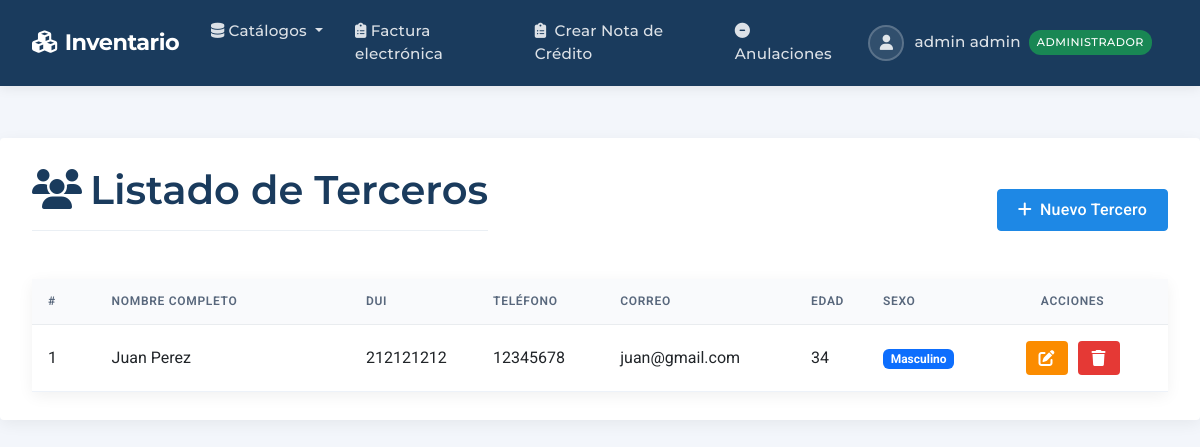
The app's page /terceros/ (signed in) with its own data.
### productos/models.py (models this page shows, shortened)
class Usuario(AbstractUser):
    rol = models.ForeignKey(
        Rol, on_delete=models.SET_NULL,
        null=True, verbose_name='Rol',
        default=get_default_rol
    )
    dui = models.CharField('DUI', max_length=9, unique=True)
    SEXO_CHOICES = [('M','Masculino'), ('F','Femenino')]
    sexo = models.CharField('Sexo', max_length=1, choices=SEXO_CHOICES)
    edad = models.PositiveIntegerField('Edad', null=True, blank=True)
    telefono = models.CharField('Teléfono', max_length=20, blank=True)
    activo = models.BooleanField('Usuario Activo', default=False,
                               help_text='Solo usuarios activos pueden acceder al sistema')
    sucursal = models.ForeignKey(
        'dte.Sucursal',
        on_delete=models.SET_NULL,
        null=True, blank=True,
        verbose_name='Sucursal Asignada',
        help_text='Sucursal a la que pertenece el usuario'
    )
    REQUIRED_FIELDS = ['email', 'first_name', 'last_name', 'dui']
    def puede_acceder(self):
        return (
            self.is_authenticated and
            self.is_active and
            self.activo and
            self.rol and
            self.rol.nombre == 'administrador'
        )

class Rol(models.Model):
    nombre = models.CharField('Nombre del rol', max_length=50)

class Tercero(models.Model):
    nombres   = models.CharField('Nombres', max_length=100)
    apellidos = models.CharField('Apellidos', max_length=100)
    telefono  = models.CharField('Teléfono', max_length=20)
    correo    = models.EmailField('Correo')
    dui       = models.CharField('DUI', max_length=9, unique=True)
    edad      = models.PositiveIntegerField('Edad')
    SEXO_CHOICES = [('M','Masculino'),('F','Femenino')]
    sexo      = models.CharField('Sexo', max_length=1, choices=SEXO_CHOICES)
    direccion = models.TextField('Dirección')

### productos/views.py (the view)
# urls.py: path('terceros/',                TerceroListView.as_view(),   name='tercero_list'),
class TerceroListView(LoginRequiredMixin, AdminRequiredMixin, ListView):
    model = Tercero
    template_name = 'productos/catalogos/tercero/list.html'

### productos/views.py (called while the page is built)
    def test_func(self):
        return (
            self.request.user.is_authenticated and
            self.request.user.puede_acceder()
        )

### productos/templates/productos/catalogos/tercero/list.html (shortened to what this page needs)
{% extends 'productos/base.html' %}
{% block content %}
<div class="d-flex justify-content-between align-items-center mb-4">
    <h1 class="page-title">
        <i class="fas fa-users me-2"></i>Listado de Terceros
    </h1>
    <a href="{% url 'tercero_create' %}" class="btn btn-primary">
        <i class="fas fa-plus me-2"></i>Nuevo Tercero
    </a>
</div>
{% if object_list %}
<div class="card">
    <div class="card-body p-0">
        <div class="table-responsive">
            <table class="table table-hover mb-0">
                <thead>
                    <tr>
                        <th width="5%">#</th>
                        <th width="20%">Nombre Completo</th>
                        <th width="10%">DUI</th>
                        <th width="10%">Teléfono</th>
                        <th width="15%">Correo</th>
                        <th width="5%">Edad</th>
                        <th width="5%">Sexo</th>
                        <th width="15%" class="text-center">Acciones</th>
                    </tr>
                </thead>
                <tbody>
                    {% for tercero in object_list %}
                    <tr>
                        <td>{{ forloop.counter }}</td>
                        <td>{{ tercero.nombres }} {{ tercero.apellidos }}</td>
                        <td>{{ tercero.dui }}</td>
                        <td>{{ tercero.telefono }}</td>
                        <td>{{ tercero.correo }}</td>
                        <td>{{ tercero.edad }}</td>
                        <td>
                            {% if tercero.sexo == 'M' %}
                            <span class="badge bg-primary">Masculino</span>
                            {% else %}
                            <span class="badge bg-info">Femenino</span>
                            {% endif %}
                        </td>
                        <td class="text-center">
                            <a href="{% url 'tercero_update' tercero.id %}" class="btn btn-icon btn-edit">
                                <i class="fas fa-edit"></i>
                            </a>
                            <a href="{% url 'tercero_delete' tercero.id %}" class="btn btn-icon btn-delete">
                                <i class="fas fa-trash"></i>
                            </a>
                        </td>
                    </tr>
                    {% endfor %}
                </tbody>
            </table>
        </div>
    </div>
</div>
{% else %}
<div class="alert alert-info">
    <i class="fas fa-info-circle me-2"></i>No hay terceros registrados.
    <a href="{% url 'tercero_create' %}" class="alert-link">Agregar uno nuevo</a>.
</div>
{% endif %}
{% endblock %}

### productos/templates/productos/base.html (shortened to what this page needs)
<!DOCTYPE html>
<html lang="es" class="h-100">
<head>
    <link rel="stylesheet" href="https://cdn.datatables.net/2.3.2/css/dataTables.bootstrap5.css">
    <link href="https://cdn.jsdelivr.net/npm/bootstrap@5.3.0/dist/css/bootstrap.min.css" rel="stylesheet">
    <link rel="stylesheet" href="https://cdnjs.cloudflare.com/ajax/libs/font-awesome/6.4.0/css/all.min.css">
    <link rel="stylesheet" href="https://cdnjs.cloudflare.com/ajax/libs/tom-select/2.4.3/css/tom-select.bootstrap5.min.css" />
</head>
<body class="d-flex flex-column min-vh-100">
    <nav class="navbar navbar-expand-lg navbar-dark">
        <div class="container-fluid">
            <a class="navbar-brand" href="{% url 'home' %}">
                <i class="fas fa-cubes me-2"></i>Inventario
            </a>
            <div class="collapse navbar-collapse" id="navbarMain">
                <ul class="navbar-nav me-auto">
                    {% if user.is_authenticated %}
                    <li class="nav-item dropdown">
                        <a class="nav-link dropdown-toggle" href="#" data-bs-toggle="dropdown">
                            <i class="fas fa-database me-1"></i>Catálogos
                        </a>
                    </li>
                    <li class="nav-item">
                        <a class="nav-link" href="{% url 'dte:factura_list' %}">
                            <i class="fas fa-clipboard-list me-1"></i>Factura electrónica
                        </a>
                    </li>
                    <li class="nav-item">
                        <a class="nav-link" href="{% url 'dte:crear_nota_credito' %}">
                            <i class="fas fa-clipboard-list me-1"></i> Crear Nota de Crédito
                        </a>
                    </li>
                    <li class="nav-item">
                        <a class="nav-link" href="{% url 'dte:anulacion_list' %}">
                            <i class="fas fa-minus-circle"></i> Anulaciones
                        </a>
                    </li>
                    {% endif %}
                </ul>
                <ul class="navbar-nav">
                    {% if user.is_authenticated %}
                    <li class="nav-item dropdown">
                        <a class="nav-link dropdown-toggle user-dropdown" href="#" data-bs-toggle="dropdown">
                            <span class="user-avatar">
                                <i class="fas fa-user"></i>
                            </span>
                            {{ user.first_name }} {{ user.last_name }}
                            {% if user.rol %}
                                {% if user.puede_acceder %}
                                    <span class="badge-role bg-success">{{ user.rol.nombre }}</span>
                                {% else %}
                                    <span class="badge-role bg-warning">{{ user.rol.nombre }} (Sin acceso)</span>
                                {% endif %}
                            {% else %}
                                <span class="badge-role bg-danger">Sin rol</span>
                            {% endif %}
                        </a>
                    </li>
                    {% endif %}
                </ul>
            </div>
        </div>
    </nav>
    <div class="main-content">
        <div class="container">
            {% block content %}{% endblock %}
        </div>
    </div>
</body>
</html>

### productos/templates/productos/base.html (style rules this page uses)
:root { --primary-color: #1a3b5d; --primary-hover: #0e2945; --secondary-color: #1e88e5; --accent-color: #e53935; --success-color: #2e7d32; --light-bg: #f7f9fc; --dark-text: #2c3e50; --medium-text: #58677c; --light-text: #b0bec5; --header-shadow: 0 2px 12px rgba(0, 0, 0, 0.08); --card-shadow: 0 4px 16px rgba(0, 0, 0, 0.06); --border-radius: 0.25rem; }
body { font-family: 'Roboto', sans-serif; background-color: #f3f6fb; color: var(--dark-text); display: flex; flex-direction: column; min-height: 100vh; }
h1, h2, h3, h4, h5, .navbar-brand, .nav-link { font-family: 'Montserrat', sans-serif; }
.navbar { box-shadow: var(--header-shadow); padding: 0.5rem 1.25rem; background-color: var(--primary-color); }
.navbar-brand { font-weight: 700; font-size: 1.4rem; letter-spacing: -0.5px; color: white !important; }
.navbar-dark .navbar-nav .nav-link { color: rgba(255, 255, 255, 0.85); font-weight: 500; padding: 0.75rem 1rem; transition: all 0.2s ease; font-size: 0.95rem; letter-spacing: 0.2px; }
.main-content { flex: 1 0 auto; padding: 1.5rem 0; }
.container { max-width: 1400px; padding: 1.75rem 2rem; background-color: white; border-radius: var(--border-radius); box-shadow: var(--card-shadow); margin-top: 1.75rem; margin-bottom: 1.75rem; }
.page-title { color: var(--primary-color); font-weight: 600; margin-bottom: 1.5rem; padding-bottom: 1rem; border-bottom: 1px solid #eaeff4; }
.btn { font-weight: 500; padding: 0.5rem 1.25rem; border-radius: var(--border-radius); transition: all 0.2s; box-shadow: none; letter-spacing: 0.25px; }
.btn-primary { background-color: var(--secondary-color); border-color: var(--secondary-color); }
.card { border: none; box-shadow: var(--card-shadow); border-radius: var(--border-radius); transition: all 0.25s ease; }
.table { margin-bottom: 0; }
.table thead th { background-color: #f9fafc; border-bottom: 1px solid #e9ecef; font-weight: 600; color: var(--medium-text); text-transform: uppercase; font-size: 0.75rem; letter-spacing: 0.7px; padding: 0.85rem 1rem; }
.table tbody td { padding: 1rem; vertical-align: middle; border-color: #edf2f9; }
.user-dropdown::after { display: none; }
.user-dropdown { display: flex; align-items: center; }
.user-dropdown .user-avatar { width: 36px; height: 36px; border-radius: 50%; margin-right: 10px; background-color: rgba(255, 255, 255, 0.1); display: flex; align-items: center; justify-content: center; border: 2px solid rgba(255, 255, 255, 0.2); }
.badge-role { background-color: rgba(255, 255, 255, 0.15); color: white; font-size: 0.7rem; padding: 0.25rem 0.5rem; border-radius: 12px; margin-left: 0.5rem; font-weight: 500; letter-spacing: 0.5px; text-transform: uppercase; }
.btn-icon { width: 34px; height: 34px; display: inline-flex; align-items: center; justify-content: center; border-radius: var(--border-radius); margin: 0 3px; transition: all 0.2s; }
.btn-edit { background-color: #fb8c00; color: white; }
.btn-delete { background-color: var(--accent-color); color: white; }

### records on screen
Usuario: first_name "admin", last_name "admin", rol.nombre "ADMINISTRADOR"
Tercero: nombres "Juan", apellidos "Perez", dui "212121212", telefono "12345678", correo "juan@gmail.com", edad "34", sexo "Masculino"
